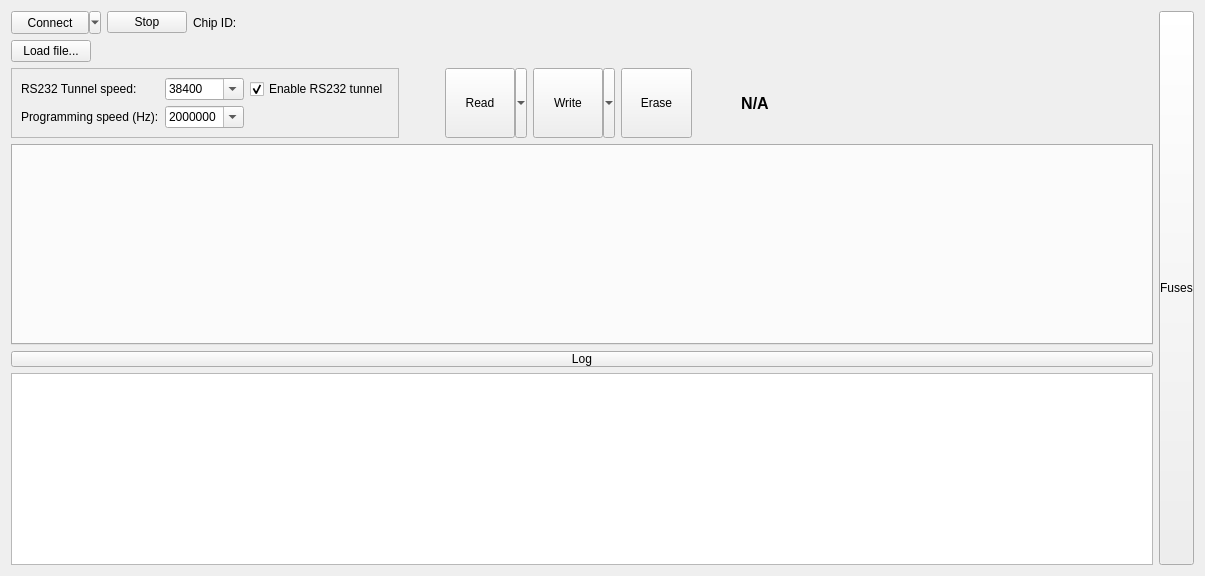
<?xml version="1.0" encoding="UTF-8"?>
<ui version="4.0">
 <class>LorrisShupito</class>
 <widget class="QWidget" name="LorrisShupito">
  <property name="geometry">
   <rect>
    <x>0</x>
    <y>0</y>
    <width>1205</width>
    <height>576</height>
   </rect>
  </property>
  <property name="windowTitle">
   <string>Form</string>
  </property>
  <layout class="QHBoxLayout" name="mainLayout">
   <item>
    <layout class="QVBoxLayout" name="verticalLayout" stretch="0,0,0,4,0,0">
     <item>
      <layout class="QHBoxLayout" name="horizontalLayout">
       <item>
        <widget class="QToolButton" name="connectButton">
         <property name="sizePolicy">
          <sizepolicy hsizetype="Minimum" vsizetype="Fixed">
           <horstretch>0</horstretch>
           <verstretch>0</verstretch>
          </sizepolicy>
         </property>
         <property name="minimumSize">
          <size>
           <width>90</width>
           <height>23</height>
          </size>
         </property>
         <property name="text">
          <string>Connect</string>
         </property>
         <property name="popupMode">
          <enum>QToolButton::MenuButtonPopup</enum>
         </property>
         <property name="toolButtonStyle">
          <enum>Qt::ToolButtonTextOnly</enum>
         </property>
        </widget>
       </item>
       <item>
        <widget class="QPushButton" name="startstopButton">
         <property name="text">
          <string>Stop</string>
         </property>
        </widget>
       </item>
       <item>
        <widget class="QLabel" name="label_2">
         <property name="text">
          <string>Chip ID:</string>
         </property>
        </widget>
       </item>
       <item>
        <widget class="QLabel" name="chipIdLabel">
         <property name="text">
          <string notr="true"/>
         </property>
        </widget>
       </item>
       <item>
        <spacer name="horizontalSpacer">
         <property name="orientation">
          <enum>Qt::Horizontal</enum>
         </property>
         <property name="sizeType">
          <enum>QSizePolicy::Expanding</enum>
         </property>
         <property name="sizeHint" stdset="0">
          <size>
           <width>40</width>
           <height>20</height>
          </size>
         </property>
        </spacer>
       </item>
      </layout>
     </item>
     <item>
      <layout class="QHBoxLayout" name="horizontalLayout_2" stretch="0,1,1">
       <item>
        <widget class="QPushButton" name="loadBtn">
         <property name="text">
          <string>Load file...</string>
         </property>
        </widget>
       </item>
       <item>
        <widget class="QLabel" name="filename">
         <property name="sizePolicy">
          <sizepolicy hsizetype="Fixed" vsizetype="Preferred">
           <horstretch>0</horstretch>
           <verstretch>0</verstretch>
          </sizepolicy>
         </property>
         <property name="text">
          <string>&lt;No file loaded&gt;</string>
         </property>
        </widget>
       </item>
       <item>
        <widget class="QLabel" name="filedate">
         <property name="text">
          <string notr="true"/>
         </property>
        </widget>
       </item>
      </layout>
     </item>
     <item>
      <layout class="QHBoxLayout" name="horizontalLayout_3">
       <item>
        <widget class="QFrame" name="frame">
         <property name="frameShape">
          <enum>QFrame::StyledPanel</enum>
         </property>
         <property name="frameShadow">
          <enum>QFrame::Raised</enum>
         </property>
         <layout class="QGridLayout" name="gridLayout">
          <item row="0" column="0">
           <widget class="QLabel" name="label_5">
            <property name="sizePolicy">
             <sizepolicy hsizetype="Fixed" vsizetype="Fixed">
              <horstretch>0</horstretch>
              <verstretch>0</verstretch>
             </sizepolicy>
            </property>
            <property name="text">
             <string>RS232 Tunnel speed:</string>
            </property>
           </widget>
          </item>
          <item row="0" column="1">
           <widget class="QComboBox" name="tunnelSpeedBox">
            <property name="enabled">
             <bool>true</bool>
            </property>
            <property name="editable">
             <bool>true</bool>
            </property>
            <property name="minimumContentsLength">
             <number>1</number>
            </property>
            <item>
             <property name="text">
              <string>38400</string>
             </property>
            </item>
            <item>
             <property name="text">
              <string>57600</string>
             </property>
            </item>
            <item>
             <property name="text">
              <string>115200</string>
             </property>
            </item>
            <item>
             <property name="text">
              <string>500000</string>
             </property>
            </item>
            <item>
             <property name="text">
              <string>1000000</string>
             </property>
            </item>
            <item>
             <property name="text">
              <string>1500000</string>
             </property>
            </item>
            <item>
             <property name="text">
              <string>2000000</string>
             </property>
            </item>
           </widget>
          </item>
          <item row="0" column="2">
           <widget class="QCheckBox" name="tunnelCheck">
            <property name="text">
             <string>Enable RS232 tunnel</string>
            </property>
            <property name="checked">
             <bool>true</bool>
            </property>
            <property name="tristate">
             <bool>false</bool>
            </property>
           </widget>
          </item>
          <item row="1" column="0">
           <widget class="QLabel" name="label">
            <property name="sizePolicy">
             <sizepolicy hsizetype="Fixed" vsizetype="Fixed">
              <horstretch>0</horstretch>
              <verstretch>0</verstretch>
             </sizepolicy>
            </property>
            <property name="text">
             <string>Programming speed (Hz):</string>
            </property>
           </widget>
          </item>
          <item row="1" column="1">
           <widget class="QComboBox" name="progSpeedBox">
            <property name="editable">
             <bool>true</bool>
            </property>
            <property name="currentIndex">
             <number>3</number>
            </property>
            <item>
             <property name="text">
              <string>250000</string>
             </property>
            </item>
            <item>
             <property name="text">
              <string>500000</string>
             </property>
            </item>
            <item>
             <property name="text">
              <string>1000000</string>
             </property>
            </item>
            <item>
             <property name="text">
              <string>2000000</string>
             </property>
            </item>
           </widget>
          </item>
         </layout>
        </widget>
       </item>
       <item>
        <spacer name="horizontalSpacer_2">
         <property name="orientation">
          <enum>Qt::Horizontal</enum>
         </property>
         <property name="sizeType">
          <enum>QSizePolicy::Fixed</enum>
         </property>
         <property name="sizeHint" stdset="0">
          <size>
           <width>40</width>
           <height>20</height>
          </size>
         </property>
        </spacer>
       </item>
       <item>
        <widget class="QToolButton" name="readButton">
         <property name="sizePolicy">
          <sizepolicy hsizetype="Fixed" vsizetype="Fixed">
           <horstretch>0</horstretch>
           <verstretch>0</verstretch>
          </sizepolicy>
         </property>
         <property name="minimumSize">
          <size>
           <width>82</width>
           <height>70</height>
          </size>
         </property>
         <property name="styleSheet">
          <string notr="true"/>
         </property>
         <property name="text">
          <string>Read</string>
         </property>
         <property name="icon">
          <iconset resource="shupitoicons.qrc">
           <normaloff>:/icons/read_chip.png</normaloff>:/icons/read_chip.png</iconset>
         </property>
         <property name="iconSize">
          <size>
           <width>48</width>
           <height>48</height>
          </size>
         </property>
         <property name="popupMode">
          <enum>QToolButton::MenuButtonPopup</enum>
         </property>
         <property name="toolButtonStyle">
          <enum>Qt::ToolButtonTextUnderIcon</enum>
         </property>
         <property name="autoRaise">
          <bool>false</bool>
         </property>
         <property name="arrowType">
          <enum>Qt::NoArrow</enum>
         </property>
        </widget>
       </item>
       <item>
        <widget class="QToolButton" name="writeButton">
         <property name="sizePolicy">
          <sizepolicy hsizetype="Fixed" vsizetype="Fixed">
           <horstretch>0</horstretch>
           <verstretch>0</verstretch>
          </sizepolicy>
         </property>
         <property name="minimumSize">
          <size>
           <width>82</width>
           <height>70</height>
          </size>
         </property>
         <property name="styleSheet">
          <string notr="true"/>
         </property>
         <property name="text">
          <string>Write</string>
         </property>
         <property name="icon">
          <iconset resource="shupitoicons.qrc">
           <normaloff>:/icons/write_chip.png</normaloff>:/icons/write_chip.png</iconset>
         </property>
         <property name="iconSize">
          <size>
           <width>48</width>
           <height>48</height>
          </size>
         </property>
         <property name="popupMode">
          <enum>QToolButton::MenuButtonPopup</enum>
         </property>
         <property name="toolButtonStyle">
          <enum>Qt::ToolButtonTextUnderIcon</enum>
         </property>
         <property name="autoRaise">
          <bool>false</bool>
         </property>
        </widget>
       </item>
       <item>
        <widget class="QToolButton" name="eraseButton">
         <property name="sizePolicy">
          <sizepolicy hsizetype="Fixed" vsizetype="Fixed">
           <horstretch>0</horstretch>
           <verstretch>0</verstretch>
          </sizepolicy>
         </property>
         <property name="minimumSize">
          <size>
           <width>71</width>
           <height>70</height>
          </size>
         </property>
         <property name="text">
          <string>Erase</string>
         </property>
         <property name="icon">
          <iconset resource="shupitoicons.qrc">
           <normaloff>:/icons/erase_chip.png</normaloff>:/icons/erase_chip.png</iconset>
         </property>
         <property name="iconSize">
          <size>
           <width>48</width>
           <height>48</height>
          </size>
         </property>
         <property name="toolButtonStyle">
          <enum>Qt::ToolButtonTextUnderIcon</enum>
         </property>
        </widget>
       </item>
       <item>
        <spacer name="horizontalSpacer_5">
         <property name="orientation">
          <enum>Qt::Horizontal</enum>
         </property>
         <property name="sizeType">
          <enum>QSizePolicy::Fixed</enum>
         </property>
         <property name="sizeHint" stdset="0">
          <size>
           <width>10</width>
           <height>20</height>
          </size>
         </property>
        </spacer>
       </item>
       <item>
        <layout class="QHBoxLayout" name="hor_layout">
         <item>
          <widget class="QLabel" name="engineLabel">
           <property name="text">
            <string notr="true"/>
           </property>
           <property name="alignment">
            <set>Qt::AlignLeading|Qt::AlignLeft|Qt::AlignTop</set>
           </property>
          </widget>
         </item>
         <item>
          <layout class="QVBoxLayout" name="vddLayout"/>
         </item>
        </layout>
       </item>
       <item>
        <spacer name="horizontalSpacer_4">
         <property name="orientation">
          <enum>Qt::Horizontal</enum>
         </property>
         <property name="sizeType">
          <enum>QSizePolicy::Fixed</enum>
         </property>
         <property name="sizeHint" stdset="0">
          <size>
           <width>20</width>
           <height>20</height>
          </size>
         </property>
        </spacer>
       </item>
       <item>
        <widget class="QLabel" name="vccLabel">
         <property name="font">
          <font>
           <pointsize>12</pointsize>
           <weight>75</weight>
           <bold>true</bold>
          </font>
         </property>
         <property name="autoFillBackground">
          <bool>false</bool>
         </property>
         <property name="text">
          <string>N/A</string>
         </property>
         <property name="alignment">
          <set>Qt::AlignCenter</set>
         </property>
        </widget>
       </item>
       <item>
        <spacer name="horizontalSpacer_3">
         <property name="orientation">
          <enum>Qt::Horizontal</enum>
         </property>
         <property name="sizeType">
          <enum>QSizePolicy::Expanding</enum>
         </property>
         <property name="sizeHint" stdset="0">
          <size>
           <width>40</width>
           <height>20</height>
          </size>
         </property>
        </spacer>
       </item>
      </layout>
     </item>
     <item>
      <widget class="QTabWidget" name="memTabs">
       <property name="currentIndex">
        <number>-1</number>
       </property>
      </widget>
     </item>
     <item>
      <widget class="QPushButton" name="hideLogBtn">
       <property name="styleSheet">
        <string notr="true">padding:0px</string>
       </property>
       <property name="text">
        <string>Log</string>
       </property>
       <property name="flat">
        <bool>false</bool>
       </property>
      </widget>
     </item>
     <item>
      <widget class="QPlainTextEdit" name="logText">
       <property name="readOnly">
        <bool>true</bool>
       </property>
      </widget>
     </item>
    </layout>
   </item>
   <item>
    <widget class="RotateButton" name="hideFusesBtn">
     <property name="sizePolicy">
      <sizepolicy hsizetype="Minimum" vsizetype="Expanding">
       <horstretch>0</horstretch>
       <verstretch>0</verstretch>
      </sizepolicy>
     </property>
     <property name="styleSheet">
      <string notr="true">padding: 0px</string>
     </property>
     <property name="text">
      <string>Fuses</string>
     </property>
     <property name="flat">
      <bool>false</bool>
     </property>
    </widget>
   </item>
  </layout>
 </widget>
 <customwidgets>
  <customwidget>
   <class>RotateButton</class>
   <extends>QPushButton</extends>
   <header>../src/shared/rotatebutton.h</header>
  </customwidget>
 </customwidgets>
 <resources>
  <include location="shupitoicons.qrc"/>
 </resources>
 <connections>
  <connection>
   <sender>tunnelCheck</sender>
   <signal>toggled(bool)</signal>
   <receiver>tunnelSpeedBox</receiver>
   <slot>setEnabled(bool)</slot>
   <hints>
    <hint type="sourcelabel">
     <x>287</x>
     <y>17</y>
    </hint>
    <hint type="destinationlabel">
     <x>156</x>
     <y>17</y>
    </hint>
   </hints>
  </connection>
 </connections>
</ui>
